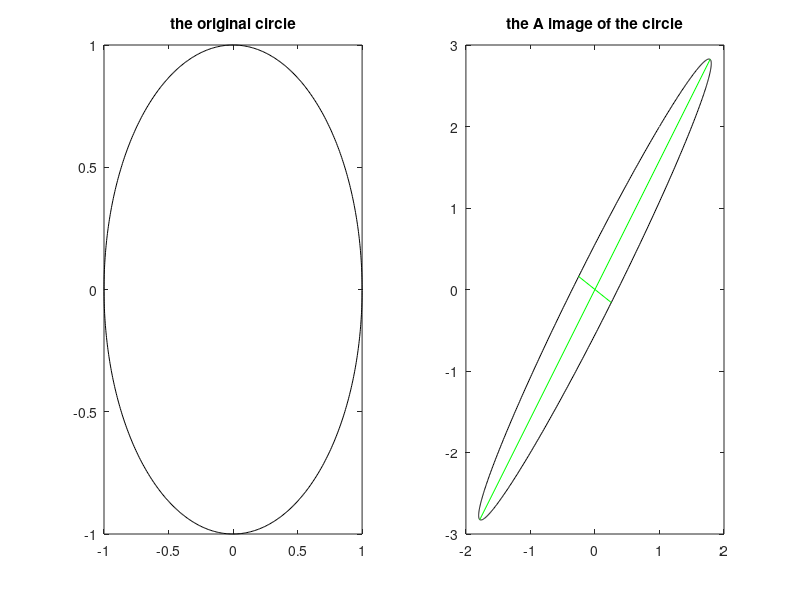

Source code (MATLAB):
% SVD axes example

A=[1 1.5; 2 2]; %the A matrix

%a circle
R=1; %radius
fi=0:0.01:(2*pi);%angle
x1=R*cos(fi); x2=R*sin(fi);
x=[x1;x2];

%the image of the circle, using A
px=A*x;

%the SVD decomposition
[u,s,v]=svd(A);

%print diagonal of s (the singular values)
diag(s)

%print condition(A)
cond(A)

%display
figure(1)
subplot(1,2,1)
plot(x(1,:),x(2,:),'k');
title('the original circle');

subplot(1,2,2)
plot(px(1,:),px(2,:),'k'); hold on;
L=s(1,1); %the first singular value
plot([-L*u(1,1) L*u(1,1)],[-L*u(2,1) L*u(2,1)],'g');
L=s(2,2); %the second singular value
plot([-L*u(1,2) L*u(1,2)],[-L*u(2,2) L*u(2,2)],'g');
title('the A image of the circle');
